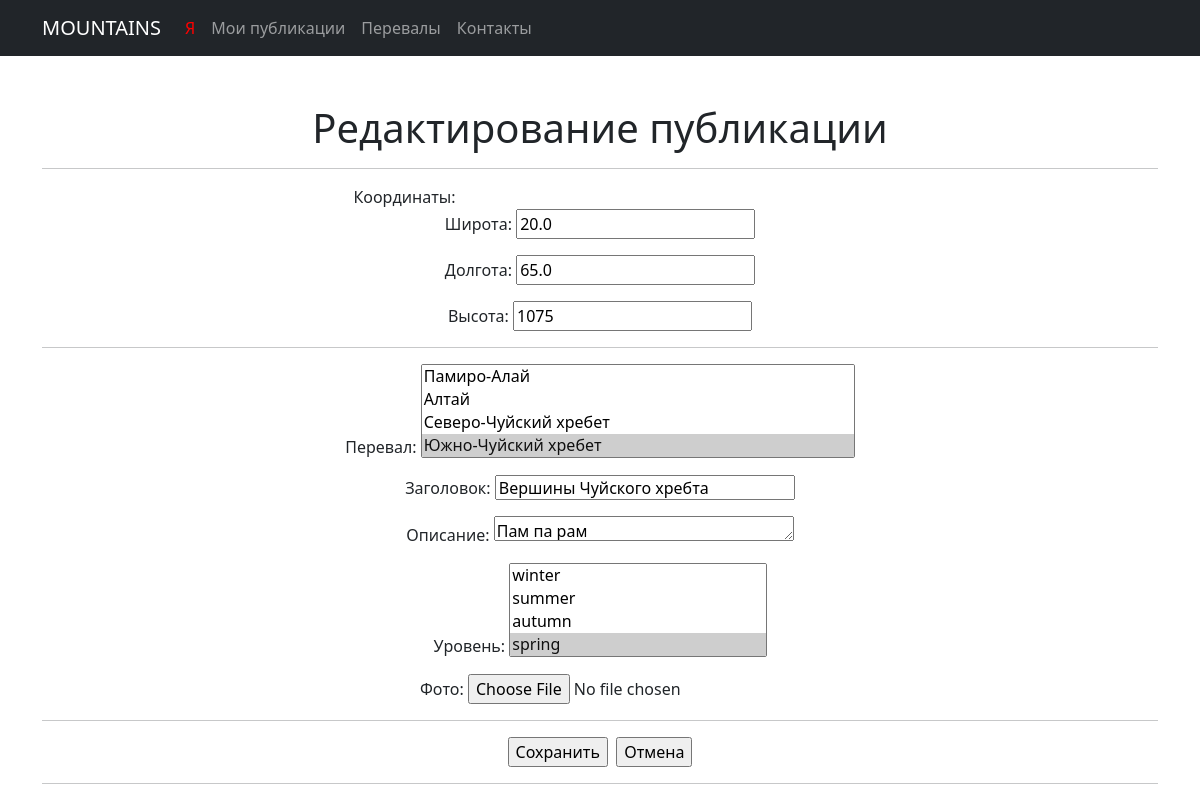
The page /mountains/50/update/ on the database as committed earlier.
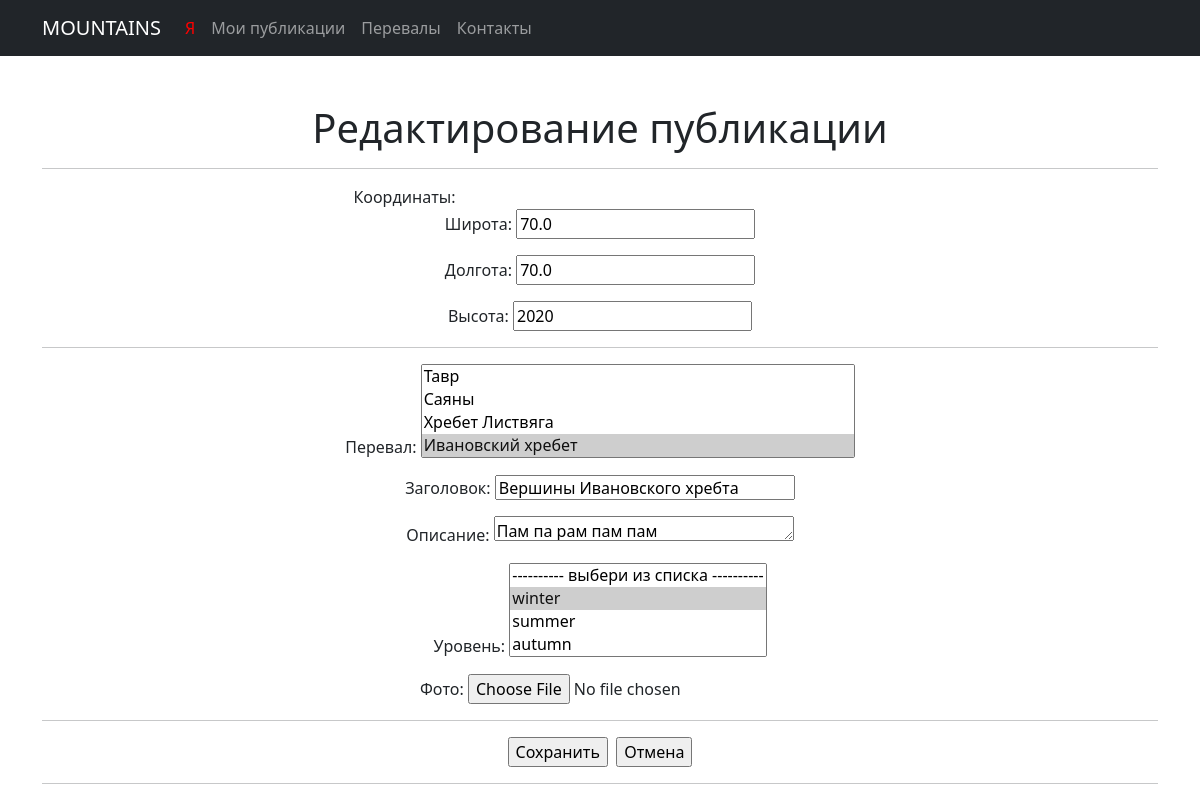
The same page on the database as committed later.
### Point/models.py (models this page shows, shortened)
class Coords(models.Model):
    latitude = models.FloatField()                  # Широта
    longitude = models.FloatField()                 # Долгота
    height = models.IntegerField(default = 0)       # Высота

class Point(models.Model):
    pereval = models.ManyToManyField('Pereval', through = 'PointPereval', related_name='point')     # Связь с перевалами
    title = models.CharField(max_length=50)                                                         # Поле для заголовка
    description = models.TextField()                                                                 # Поле для описания
    coords = models.OneToOneField(Coords, on_delete=models.CASCADE)                # Поле с географическими координатами
    level = models.ManyToManyField('Level', through = 'PointLevel', related_name='point')   # Связь с уровнями сложности
    photo = models.ImageField(upload_to='photos/', null=True, blank=True)           # Определяем поле для вложений(фото)
    user = models.ForeignKey('Users', on_delete=models.CASCADE)                 # Связь «один ко многим» с моделью Users
    add_time = models.DateTimeField(auto_now_add=True)                                                # Время публикации
    status = models.ManyToManyField('Status', through = 'PointStatus', related_name='point')        # Связь со статусами

### Point/views.py (the view, shortened to what this page needs)
# urls.py: path('<int:pk>/update/', PointUpdate.as_view(), name='point_update'),
class PointUpdate(UpdateView, LoginRequiredMixin):                                            # Для изменения публикации
    form_class = PointForm                               # Будем использовать ту же форму, что и для создания публикации
    model = Point
    template_name = 'point_update.html'
    success_url = reverse_lazy('mypoints')       # Указываем, куда перенаправить пользователя после изменения публикации
    def get_context_data(self, **kwargs):
        context = super().get_context_data(**kwargs)
        context['is_new_status'] = self.object.status.filter(name_status='new').exists()
        if self.object.coords:
            context['coords_form'] = CoordsForm(instance=self.object.coords)
        else:
            context['coords_form'] = CoordsForm()
        return context

### Point/forms.py (shortened to what this page needs)
class PointForm(forms.ModelForm):
    class Meta:
        model = Point
        fields = [
            'pereval',
            'title',
            'description',
            'level',
            'photo',
        ]
        labels = {
            'pereval': 'Перевал',
            'title': 'Заголовок',
            'description': 'Описание',
            'level': 'Уровень',
            'photo': 'Фото',
            }
        widgets = {
            'title': forms.TextInput(attrs={'style': 'width: 300px; height: 25px;'}),
            'description': forms.Textarea(attrs={'style': 'width: 300px; height: 25px;'}),
            }
    def __init__(self, *args, **kwargs):
        super(PointForm, self).__init__(*args, **kwargs)
        self.fields['pereval'].empty_label = '---------- выбери из списка ----------'
        self.fields['level'].empty_label = '---------- выбери из списка ----------'

class CoordsForm(forms.ModelForm):
    class Meta:
        model = Coords
        fields = ['latitude', 'longitude', 'height']
        labels = {
            'latitude': 'Широта',
            'longitude': 'Долгота',
            'height': 'Высота',
        }

### templates/point_update.html (shortened to what this page needs)
{% extends 'flatpages/default.html' %}
{% block content %}
<h1>Редактирование публикации</h1>
<hr>
{% if is_new_status %}
<form action="" method="post" enctype="multipart/form-data">
    Координаты:&nbsp; &nbsp; &nbsp; &nbsp; &nbsp; &nbsp; &nbsp; &nbsp; &nbsp; &nbsp; &nbsp; &nbsp;&nbsp;
    &nbsp; &nbsp; &nbsp;&nbsp; &nbsp; &nbsp; &nbsp;&nbsp; &nbsp; &nbsp; &nbsp;&nbsp; &nbsp; &nbsp; &nbsp;
    &nbsp; &nbsp; &nbsp; &nbsp;&nbsp; &nbsp; &nbsp; &nbsp;&nbsp; &nbsp; &nbsp; &nbsp;&nbsp; &nbsp; &nbsp;
    &nbsp;&nbsp; &nbsp; &nbsp; &nbsp;&nbsp; &nbsp; &nbsp; &nbsp;{{ coords_form.as_p }}
    <hr>
    {{ form.as_p }}
    <hr>
    <input type="submit" value="Сохранить" />&nbsp;
    <input type="button" value="Отмена" onclick="window.location.href='{% url 'mypoints' %}'" />
</form>
{% endif %}
<hr>
{% endblock content %}

Rows that differ between the two databases and show on the page:
changed Coords: latitude "20.0" → "70.0"; longitude "65.0" → "70.0"; height "1075" → "2020"
changed Point: title "Вершины Чуйского хребта" → "Вершины Ивановского хребта"; description "Пам па рам" → "Пам па рам пам пам"
Other text that changed with them:
form field pereval: "Памиро-Алай / Алтай / Северо-Чуйский хребет / Южно-Чуйский хребет ☑" → "Тавр / Саяны / Хребет Листвяга / Ивановский хребет ☑"
form field level: "winter / summer / autumn / spring ☑" → "---------- выбери из списка ---------- / winter ☑ / summer / autumn"
